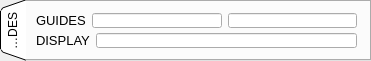
   <widget class="QTabWidget" name="tab_guides">
    <property name="geometry">
     <rect>
      <x>10</x>
      <y>120</y>
      <width>371</width>
      <height>61</height>
     </rect>
    </property>
    <property name="tabPosition">
     <enum>QTabWidget::West</enum>
    </property>
    <property name="tabShape">
     <enum>QTabWidget::Triangular</enum>
    </property>
    <property name="currentIndex">
     <number>0</number>
    </property>
    <property name="elideMode">
     <enum>Qt::ElideLeft</enum>
    </property>
    <widget class="QWidget" name="device_2">
     <attribute name="title">
      <string>GUIDES</string>
     </attribute>
     <widget class="QWidget" name="gridLayoutWidget_2">
      <property name="geometry">
       <rect>
        <x>10</x>
        <y>10</y>
        <width>321</width>
        <height>17</height>
       </rect>
      </property>
      <layout class="QGridLayout" name="gridLayout_2">
       <item row="0" column="2">
        <widget class="QLineEdit" name="ui_guides_data2">
         <property name="maximumSize">
          <size>
           <width>16777215</width>
           <height>15</height>
          </size>
         </property>
         <property name="font">
          <font>
           <pointsize>9</pointsize>
          </font>
         </property>
        </widget>
       </item>
       <item row="0" column="0">
        <widget class="QLabel" name="guides">
         <property name="minimumSize">
          <size>
           <width>0</width>
           <height>14</height>
          </size>
         </property>
         <property name="maximumSize">
          <size>
           <width>16777215</width>
           <height>14</height>
          </size>
         </property>
         <property name="font">
          <font>
           <pointsize>10</pointsize>
           <weight>50</weight>
           <bold>false</bold>
          </font>
         </property>
         <property name="text">
          <string>GUIDES</string>
         </property>
         <property name="alignment">
          <set>Qt::AlignLeading|Qt::AlignLeft|Qt::AlignVCenter</set>
         </property>
        </widget>
       </item>
       <item row="0" column="1">
        <widget class="QLineEdit" name="ui_guides_data1">
         <property name="maximumSize">
          <size>
           <width>16777215</width>
           <height>15</height>
          </size>
         </property>
         <property name="font">
          <font>
           <pointsize>9</pointsize>
          </font>
         </property>
        </widget>
       </item>
      </layout>
     </widget>
     <widget class="QWidget" name="gridLayoutWidget_4">
      <property name="geometry">
       <rect>
        <x>10</x>
        <y>30</y>
        <width>321</width>
        <height>17</height>
       </rect>
      </property>
      <layout class="QGridLayout" name="gridLayout_4">
       <item row="0" column="1">
        <widget class="QLineEdit" name="ui_display_type">
         <property name="maximumSize">
          <size>
           <width>16777215</width>
           <height>15</height>
          </size>
         </property>
         <property name="font">
          <font>
           <pointsize>9</pointsize>
          </font>
         </property>
        </widget>
       </item>
       <item row="0" column="0">
        <widget class="QLabel" name="display">
         <property name="minimumSize">
          <size>
           <width>0</width>
           <height>14</height>
          </size>
         </property>
         <property name="maximumSize">
          <size>
           <width>16777215</width>
           <height>14</height>
          </size>
         </property>
         <property name="font">
          <font>
           <pointsize>10</pointsize>
           <weight>50</weight>
           <bold>false</bold>
          </font>
         </property>
         <property name="text">
          <string>DISPLAY</string>
         </property>
         <property name="alignment">
          <set>Qt::AlignLeading|Qt::AlignLeft|Qt::AlignVCenter</set>
         </property>
        </widget>
       </item>
      </layout>
     </widget>
    </widget>
   </widget>
